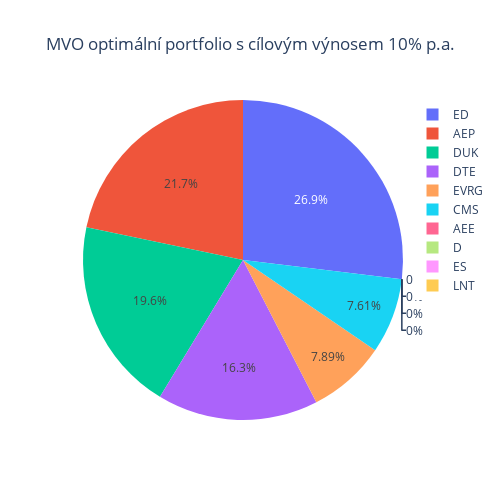

This figure's notebook cell:
### Code cell
weightsMVOTarget = MVOTargetReturn(prices = prices, target_return = 0.1)
weightsPlot(weightsMVOTarget, title = "MVO optimální portfolio s cílovým výnosem 10% p.a.")

### Figure 1 — Plotly figure (JSON) as saved in the notebook; plotly's stock layout.template omitted (floating-point values rounded to 4 significant figures)
{"data": [{"labels": ["AEE", "AEP", "CMS", "D", "DTE", "DUK", "ED", "ES", "EVRG", "LNT"], "type": "pie", "values": [0, 0.2171, 0.0761, 0, 0.1626, 0.1961, 0.2692, 0, 0.07891, 0]}], "layout": {"height": 500, "title": {"text": "MVO optimální portfolio s cílovým výnosem 10% p.a.", "x": 0.5}, "width": 500}}
